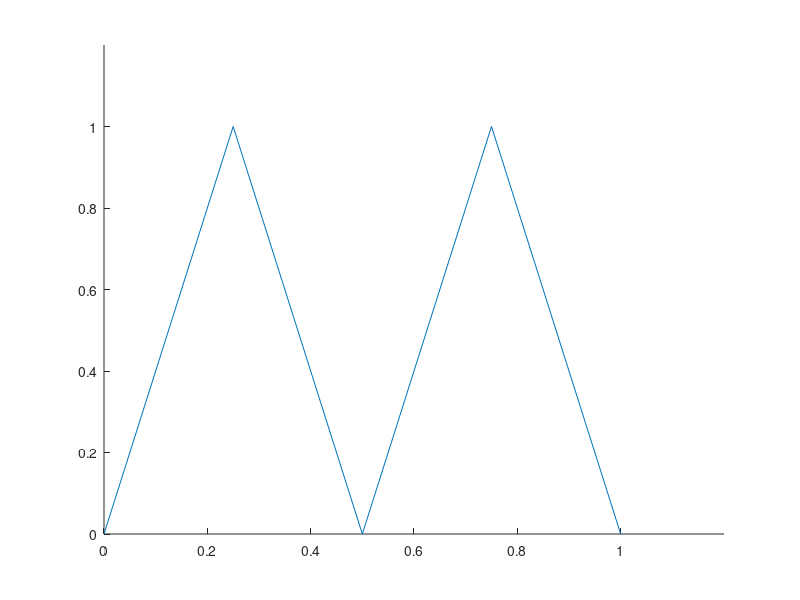

Here is the MATLAB script that generated this plot: (Note: this script raises an error after producing the figure.)
clc
clear
close all
%% basic tents
x = linspace(0,1,5);
y = [0 1 0 1 0];
figure; clf; hold on; axis([0 1.2 0 1.2])
plot(x,y)

%% Tents on u(x)
% sketch function in question
L = 1;
x = linspace(0,L,1000);
F = sin(pi*x)+sin(2*pi*x);


% create unit tents
N = 10; % number of tents
xTents = linspace(0,L,N); xstep = xTents(1);
FTents = sin(pi*xTents)+sin(2*pi*xTents);


yTents = ones(length(xTents),1);
yTents(2:2:end) = 0;
yTentsP = abs(yTents-1)';

figure('name','Finite Element Approximation of u(x)','rend','painters','pos',[0 0 900 900]);
clf
hold on
% set plot limits
lims = num2cell([-0.1,1.1,-0.5,2.1]);
[xmin,xmax,ymin,ymax] = deal(lims{:}); % assigned four variables in two lines
axis([xmin xmax ymin ymax])

% plot F and tents
Fplot = plot(x,F,'blue','Linewidth',4,'DisplayName','u(x) = sin(pi*x)+sin(2*pi*x)'); % plot F(x)
Tplot = plot(xTents,yTents,'k','Linewidth',3,'DisplayName','Tent Functions'); % plot some tents
plot(xTents,yTentsP,'k','Linewidth',3) % plot the remaining tents

% plot vertical lines from tents to F
for x = 1:length(xTents)
    plot([xTents(x) xTents(x)],[0 FTents(x)],'g','Linewidth',2) % plot green vertical lines from F to 0
end

% plot FEM approximation of F
FEM = plot(xTents',FTents','r:','Linewidth',4,'DisplayName','Finite Element Approximation of u(x)');

% plot x and y axis
% plot([0 1],[0 0],'k','LineWidth',2)
% plot([0 0],[0 2],'k','LineWidth',2)

% label figure
xlabel('x');ylabel('u(x)')
title('Finite Element Approximation of u(x)')
lgd = legend([Fplot Tplot FEM],{'u(x) = sin(\pix)+sin(2\pix)','Tent Functions','Finite Element Approximation of u(x)'});
lgd.FontSize=20;
set(gca,'linewidth',3,'fontsize',20)

% tr = [0,1,0];
% draw_tr = area([xstep,xstep+1/(N+1),xstep+2/(N+1)],tr);
% draw_tr.FaceAlpha = 0.5;
% draw_tr.FaceColor = [253 208 35]/255;

% plot text "phi"
% dim = [0.26 0.3 0.15 0.16];
% str = {'$\phi_1$'};
% annotation('textbox',dim,...
%     'String',str,...
%     'Interpreter','Latex',...
%     'FitBoxToText','on',...
%     'Linestyle','None',...
%     'Fontsize',48,...
%     'FontWeight','bold');

print(gcf,'FEM_Illustration.png','-dpng','-r500');
